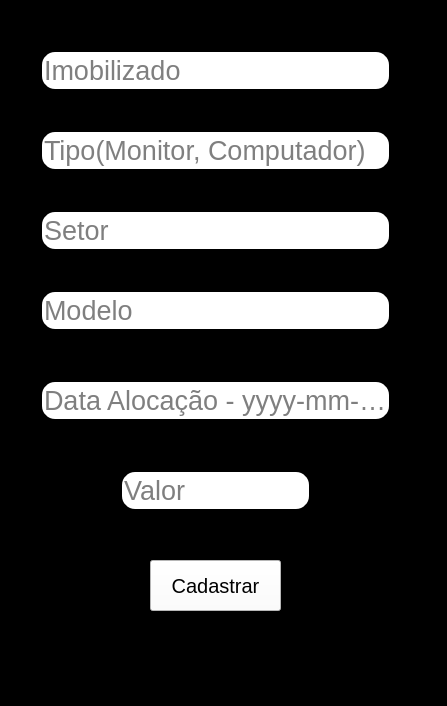
<?xml version="1.0" encoding="UTF-8"?>
<ui version="4.0">
 <class>MainWindow</class>
 <widget class="QMainWindow" name="MainWindow">
  <property name="geometry">
   <rect>
    <x>0</x>
    <y>0</y>
    <width>447</width>
    <height>706</height>
   </rect>
  </property>
  <property name="windowTitle">
   <string>MainWindow</string>
  </property>
  <property name="styleSheet">
   <string notr="true">background-color: rgb(0, 0, 0);</string>
  </property>
  <widget class="QWidget" name="centralwidget">
   <widget class="QLineEdit" name="lineEdit">
    <property name="geometry">
     <rect>
      <x>40</x>
      <y>50</y>
      <width>351</width>
      <height>41</height>
     </rect>
    </property>
    <property name="font">
     <font>
      <pointsize>20</pointsize>
     </font>
    </property>
    <property name="styleSheet">
     <string notr="true">background-color:rgb(255,255,255);
border-radius:15px;
border-style:outset;
border-width:2px;</string>
    </property>
    <property name="inputMethodHints">
     <set>Qt::ImhHiddenText</set>
    </property>
    <property name="text">
     <string/>
    </property>
    <property name="placeholderText">
     <string>Imobilizado</string>
    </property>
    <property name="clearButtonEnabled">
     <bool>false</bool>
    </property>
   </widget>
   <widget class="QLineEdit" name="lineEdit_2">
    <property name="geometry">
     <rect>
      <x>40</x>
      <y>130</y>
      <width>351</width>
      <height>41</height>
     </rect>
    </property>
    <property name="font">
     <font>
      <pointsize>20</pointsize>
     </font>
    </property>
    <property name="styleSheet">
     <string notr="true">background-color:rgb(255,255,255);
border-radius:15px;
border-style:outset;
border-width:2px;</string>
    </property>
    <property name="inputMethodHints">
     <set>Qt::ImhHiddenText</set>
    </property>
    <property name="text">
     <string/>
    </property>
    <property name="placeholderText">
     <string>Tipo(Monitor, Computador)</string>
    </property>
    <property name="clearButtonEnabled">
     <bool>false</bool>
    </property>
   </widget>
   <widget class="QLineEdit" name="lineEdit_3">
    <property name="geometry">
     <rect>
      <x>40</x>
      <y>210</y>
      <width>351</width>
      <height>41</height>
     </rect>
    </property>
    <property name="font">
     <font>
      <pointsize>20</pointsize>
     </font>
    </property>
    <property name="styleSheet">
     <string notr="true">background-color:rgb(255,255,255);
border-radius:15px;
border-style:outset;
border-width:2px;</string>
    </property>
    <property name="inputMethodHints">
     <set>Qt::ImhHiddenText</set>
    </property>
    <property name="text">
     <string/>
    </property>
    <property name="placeholderText">
     <string>Setor</string>
    </property>
    <property name="clearButtonEnabled">
     <bool>false</bool>
    </property>
   </widget>
   <widget class="QLineEdit" name="lineEdit_4">
    <property name="geometry">
     <rect>
      <x>40</x>
      <y>290</y>
      <width>351</width>
      <height>41</height>
     </rect>
    </property>
    <property name="font">
     <font>
      <pointsize>20</pointsize>
     </font>
    </property>
    <property name="styleSheet">
     <string notr="true">background-color:rgb(255,255,255);
border-radius:15px;
border-style:outset;
border-width:2px;</string>
    </property>
    <property name="inputMethodHints">
     <set>Qt::ImhHiddenText</set>
    </property>
    <property name="text">
     <string/>
    </property>
    <property name="placeholderText">
     <string>Modelo</string>
    </property>
    <property name="clearButtonEnabled">
     <bool>false</bool>
    </property>
   </widget>
   <widget class="QLineEdit" name="lineEdit_5">
    <property name="geometry">
     <rect>
      <x>40</x>
      <y>380</y>
      <width>351</width>
      <height>41</height>
     </rect>
    </property>
    <property name="font">
     <font>
      <pointsize>20</pointsize>
     </font>
    </property>
    <property name="styleSheet">
     <string notr="true">background-color:rgb(255,255,255);
border-radius:15px;
border-style:outset;
border-width:2px;</string>
    </property>
    <property name="inputMethodHints">
     <set>Qt::ImhHiddenText</set>
    </property>
    <property name="text">
     <string/>
    </property>
    <property name="placeholderText">
     <string>Data Alocação - yyyy-mm-dd</string>
    </property>
    <property name="clearButtonEnabled">
     <bool>false</bool>
    </property>
   </widget>
   <widget class="QPushButton" name="pushButton">
    <property name="geometry">
     <rect>
      <x>150</x>
      <y>560</y>
      <width>131</width>
      <height>51</height>
     </rect>
    </property>
    <property name="font">
     <font>
      <pointsize>15</pointsize>
     </font>
    </property>
    <property name="styleSheet">
     <string notr="true">background-color: rgb(255, 255, 255);</string>
    </property>
    <property name="text">
     <string>Cadastrar</string>
    </property>
   </widget>
   <widget class="QLineEdit" name="lineEdit_6">
    <property name="geometry">
     <rect>
      <x>120</x>
      <y>470</y>
      <width>191</width>
      <height>41</height>
     </rect>
    </property>
    <property name="font">
     <font>
      <pointsize>20</pointsize>
     </font>
    </property>
    <property name="styleSheet">
     <string notr="true">background-color:rgb(255,255,255);
border-radius:15px;
border-style:outset;
border-width:2px;</string>
    </property>
    <property name="inputMethodHints">
     <set>Qt::ImhHiddenText</set>
    </property>
    <property name="text">
     <string/>
    </property>
    <property name="placeholderText">
     <string>Valor</string>
    </property>
    <property name="clearButtonEnabled">
     <bool>false</bool>
    </property>
   </widget>
   <widget class="QLabel" name="label">
    <property name="geometry">
     <rect>
      <x>90</x>
      <y>10</y>
      <width>281</width>
      <height>16</height>
     </rect>
    </property>
    <property name="toolTip">
     <string>&lt;html&gt;&lt;head/&gt;&lt;body&gt;&lt;p align=&quot;center&quot;&gt;&lt;br/&gt;&lt;/p&gt;&lt;/body&gt;&lt;/html&gt;</string>
    </property>
    <property name="styleSheet">
     <string notr="true">font: 12pt &quot;MS Shell Dlg 2&quot;;
color: white;</string>
    </property>
    <property name="text">
     <string/>
    </property>
   </widget>
  </widget>
  <widget class="QMenuBar" name="menubar">
   <property name="geometry">
    <rect>
     <x>0</x>
     <y>0</y>
     <width>447</width>
     <height>21</height>
    </rect>
   </property>
  </widget>
  <widget class="QStatusBar" name="statusbar"/>
 </widget>
 <resources/>
 <connections/>
</ui>
